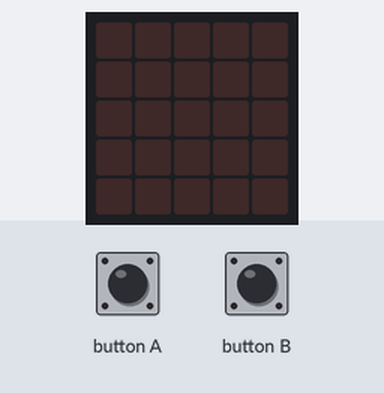
Bench run of a program on a simulated BBC micro:bit (MakeCode). Parts: the board's 5×5 LED display. The inputs (shaded band) are chosen by the test bench.

Above: at 1.2 s.
1.3 s: button A pressed for 0.15 s
At 2.2 s:
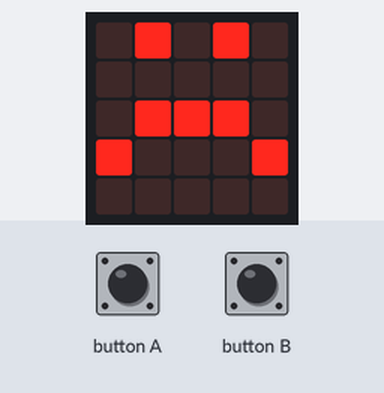
2.9 s: button B pressed for 0.15 s
At 3.4 s:
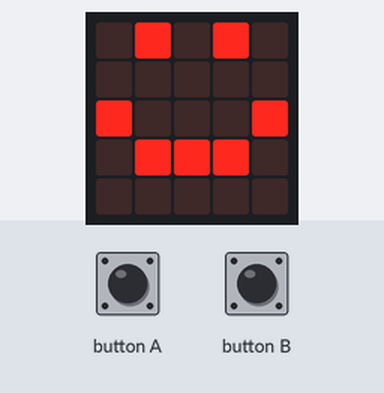
Timing chart, 0 to 5.9 s (numbered marks = the images above; inputs shaded):
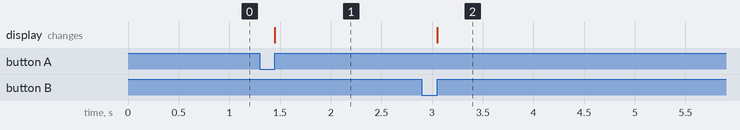

Measured:
- after the input at 1.3 s, the display: changes after 0.15 s (image 1)
- after the input at 2.9 s, the display: changes after 0.15 s (image 2)

The program:

main.ts
```typescript
input.onButtonPressed(Button.A, function () {
    basic.showLeds(`
        . # . # .
        . . . . .
        . # # # .
        # . . . #
        . . . . .
        `)
})
input.onButtonPressed(Button.B, function () {
    basic.showLeds(`
        . # . # .
        . . . . .
        # . . . #
        . # # # .
        . . . . .
        `)
})
```

test.ts
```typescript
// aquí va el archivo "tests"; esto no se compilará cuando este paquete se utilice como una extensión.
```
